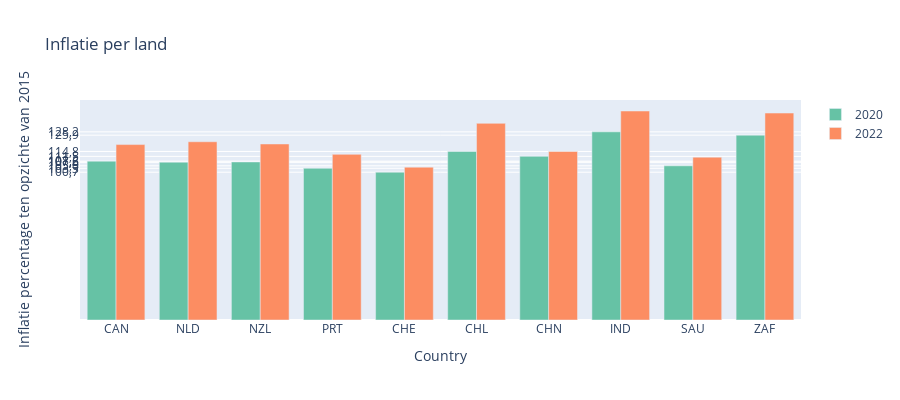

Notebook source saved alongside this figure:
### Code cell
# Define the colors (ChatGPT)
colors = ['rgb(102,194,165)', 'rgb(252,141,98)', 'rgb(141,160,203)']

# creeer de layout
layout = go.Layout(
    xaxis=go.layout.XAxis(
        type='category' # het type van de X as is categorisch
    ),
    yaxis=go.layout.YAxis(
        tickvals=fig.data[0].y,  # Gebruik de y-waarden als aslabels
        ticktext=[custom_tickformat(value) for value in fig.data[0].y],  # Formatteer de aslabels
    ),
    height=400
)

# defineer de data
year2020 = go.Bar(
    x=inflation2020['LOCATION'],
    y=inflation2020['Value'], # by year 2020
    name='2020',
    marker=dict(color=colors[0]) #ChatGPT 
)
year2022 = go.Bar(
    x=inflation2022['LOCATION'],
    y=inflation2022['Value'],
    name='2022',
    marker=dict(color=colors[1]) #ChatGPT
)

# creeer het figuur
data = [year2020, year2022]
fig = go.Figure(data=data, layout=layout)

# labels
fig.update_layout(
    title="Inflatie per land",
    xaxis_title="Country",
    yaxis_title="Inflatie percentage ten opzichte van 2015")
    
fig.show()

### Figure 1 — Plotly figure (JSON) as saved in the notebook; plotly's stock layout.template omitted (floating-point values rounded to 4 significant figures)
{"data": [{"marker": {"color": "rgb(102,194,165)"}, "name": "2020", "type": "bar", "x": ["CAN", "NLD", "NZL", "PRT", "CHE", "CHL", "CHN", "IND", "SAU", "ZAF"], "y": [108.2, 107.5, 107.6, 103.3, 100.7, 114.8, 111.5, 128.2, 105.0, 125.9]}, {"marker": {"color": "rgb(252,141,98)"}, "name": "2022", "type": "bar", "x": ["CAN", "NLD", "NZL", "PRT", "CHE", "CHL", "CHN", "IND", "SAU", "ZAF"], "y": [119.5, 121.4, 119.9, 112.8, 104.1, 134.0, 114.8, 142.4, 110.9, 141.0]}], "layout": {"height": 400, "title": {"text": "Inflatie per land"}, "xaxis": {"title": {"text": "Country"}, "type": "category"}, "yaxis": {"ticktext": ["108,2", "107,5", "107,6", "103,3", "100,7", "114,8", "111,5", "128,2", "105,0", "125,9"], "tickvals": [108.2, 107.5, 107.6, 103.3, 100.7, 114.8, 111.5, 128.2, 105.0, 125.9], "title": {"text": "Inflatie percentage ten opzichte van 2015"}}}}
